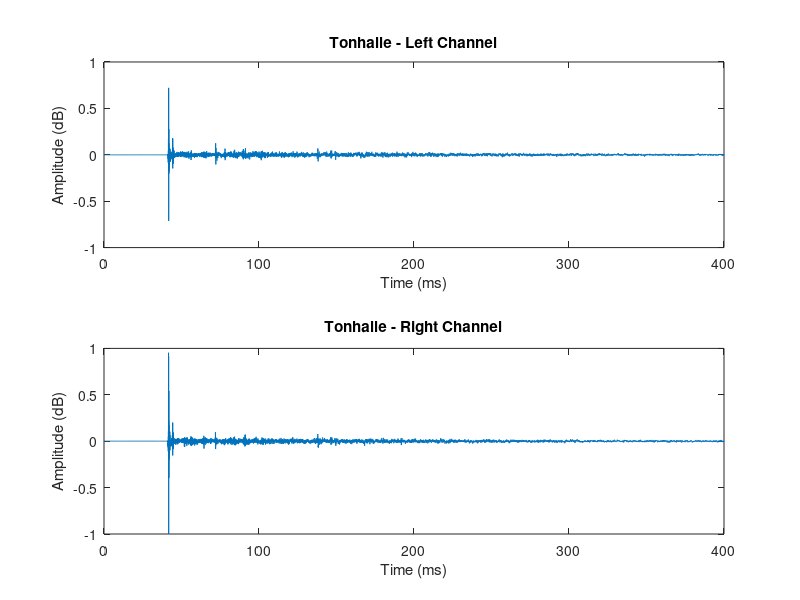

Recreate this plot in MATLAB. (Note: this script raises an error after producing the figure.)
%Aufgabe 1 - Teil 1             *******************************************
%Fs = Sample rate = 48000

load('Tonhalle.mat');

%Calculate:
length = 400 * 10^-3;           %400 ms 

sampleNumber = length * Fs;

y=HRIR(1:sampleNumber, 1:2);    %get samples of left an right channel into matrix
yLeft = y(1:end, 1);
yRight = y(1:end, 2);
t= (1:sampleNumber) * (1/Fs);
t = t(1:end)*10^3;              %scale to milliseconds

%Plot:
figure %left channel
subplot(2,1,1),
%plot(t,y);
plot(t,yLeft);

%Label left channel:
title('Tonhalle - Left Channel');
xlabel('Time (ms)'); 
ylabel('Amplitude (dB)');

%figure %right channel
subplot(2,1,2),

plot(t,yRight);

%Label right channel:
title('Tonhalle - Right Channel');
xlabel('Time (ms)'); 
ylabel('Amplitude (dB)');




%Aufgabe 1 - Teil 2         ***********************************************

castanetesHRIR = audioread('27 Single Instrument Castanets 44.1 kHz.wav');
castanetesFs = 44100;

tCastanetes= (1: size(castanetesHRIR)) * (1/castanetesFs);

cast_left = castanetesHRIR(1:end, 1);
cast_right = castanetesHRIR(1:end, 2);

%plot raw data
figure 
subplot(2,1,1),
plot(tCastanetes, cast_left);
xlabel('Time (s)'); 
ylabel('Amplitude (dB)');
title('Castanetes 44.1kHz - Left Channel');

subplot(2,1,2),
plot(tCastanetes, cast_right);
xlabel('Time (s)'); 
ylabel('Amplitude (dB)');
title('Castanetes 44.1kHz - Right Channel');

%Resample:
[P,Q] = rat(48000/castanetesFs);
castanetes_48kHz = resample(castanetesHRIR,P,Q);

left48Raw = castanetes_48kHz(1:end, 1);
right48Raw = castanetes_48kHz(1:end, 2);

%Fold Tohalle with left castanetes
folded_left = conv(left48Raw, HRIR(1:end, 1));
folded_right = conv(left48Raw, HRIR(1:end, 2));

foldedCastanetes = [folded_left, folded_right];

%Resample back to 44.1 kHz
folded_44100 = resample(foldedCastanetes, Q, P);

%Calculate time vector
t_folded = (1: size(folded_44100(:,1))) * (1/44100);

%Plot Folded Signal
figure
subplot(2,1,1),
plot(t_folded, folded_44100(:,1));
xlabel('Time (s)'); 
ylabel('Amplitude (dB)');
title('Left Tonalle Channel folded with left Castanets Channel - 44.1 kHz');

subplot(2,1,2),
plot(t_folded, folded_44100(:,2));
xlabel('Time (s)'); 
ylabel('Amplitude (dB)');
title('Right Tonalle Channel folded with left Castanets Channel - 44.1 kHz');

%Export Audio
audiowrite('Tonhalle folded with Left Castanetes Channel - 44100 Sampling Rate.wav', folded_44100(:,1), 44100);
 
%The End
